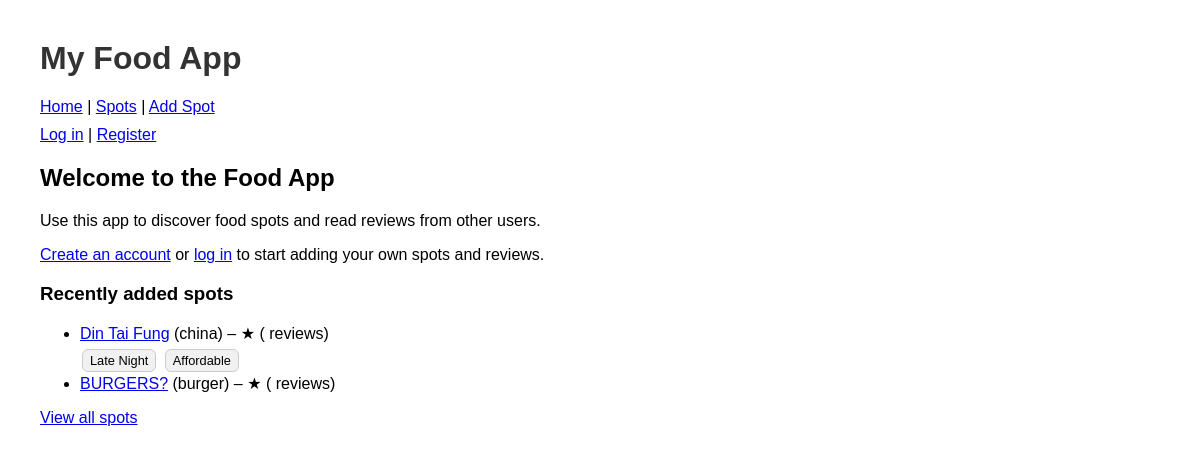
The page / on the database its author committed.
### tables this page shows
CREATE TABLE spots (
    id INTEGER PRIMARY KEY AUTOINCREMENT,
    name TEXT NOT NULL,
    category TEXT,
    latitude REAL,
    longitude REAL
, late_night INTEGER DEFAULT 0, fine_dining INTEGER DEFAULT 0, health_conscious INTEGER DEFAULT 0, affordable INTEGER DEFAULT 0, sweet_treat INTEGER DEFAULT 0, close INTEGER DEFAULT 0);

### app.py (the view)
@app.route("/")
def index():
    db = get_db()
    spots = db.execute(
        """
        SELECT
            id,
            name,
            category,
            late_night,
            fine_dining,
            health_conscious,
            affordable,
            sweet_treat,
            close
        FROM spots
        ORDER BY id DESC
        LIMIT 5
        """
    ).fetchall()
    db.close()
    return render_template("index.html", spots=spots)

### app.py (called while the page is built)
def get_db():
    connection = sqlite3.connect("spots.db")
    connection.row_factory = sqlite3.Row  # lets us use column names later
    return connection

### templates/index.html (shortened to what this page needs)
{% extends "layout.html" %}
{% block content %}
<h2>Welcome to the Food App</h2>
{% if session.get("user_id") %}
  <p>Hi {{ session["username"] }}! Use this app to discover food spots around you and share your own reviews.</p>
  <p><a href="/add-spot">Add a new spot</a> or <a href="/spots">browse all spots</a>.</p>
{% else %}
  <p>Use this app to discover food spots and read reviews from other users.</p>
  <p><a href="/register">Create an account</a> or <a href="/login">log in</a> to start adding your own spots and reviews.</p>
{% endif %}
<h3>Recently added spots</h3>
{% if spots %}
  <ul>
    {% for spot in spots %}
  <li>
    <a href="/spot/{{ spot['id'] }}">{{ spot["name"] }}</a>
    {% if spot["category"] %} ({{ spot["category"] }}) {% endif %}
    {% if spot["avg_rating"] is not none %}
      – {{ spot["avg_rating"] }}★
      ({{ spot["review_count"] }} review{% if spot["review_count"] != 1 %}s{% endif %})
    {% else %}
      – No reviews yet
    {% endif %}
    <div class="tags">
      {% if spot.late_night %}<span class="tag">Late Night</span>{% endif %}
      {% if spot.affordable %}<span class="tag">Affordable</span>{% endif %}
    </div>
  </li>
{% endfor %}
  </ul>
  <p><a href="/spots">View all spots</a></p>
{% else %}
  <p>No spots yet. Be the first to <a href="/add-spot">add one</a>!</p>
{% endif %}
{% endblock %}

### static/styles.css (style rules this page uses)
body { font-family: Arial, sans-serif; margin: 40px; }
.tag { display: inline-block; background-color: #f1f1f1; border-radius: 6px; padding: 3px 7px; margin: 2px; font-size: 0.8rem; border: 1px solid #ccc; }
.tags { margin-top: 4px; }

### rows shown on the page
spots: name "Din Tai Fung", category "china", late_night "Late Night", affordable "Affordable"
spots: name "BURGERS?", category "burger"
